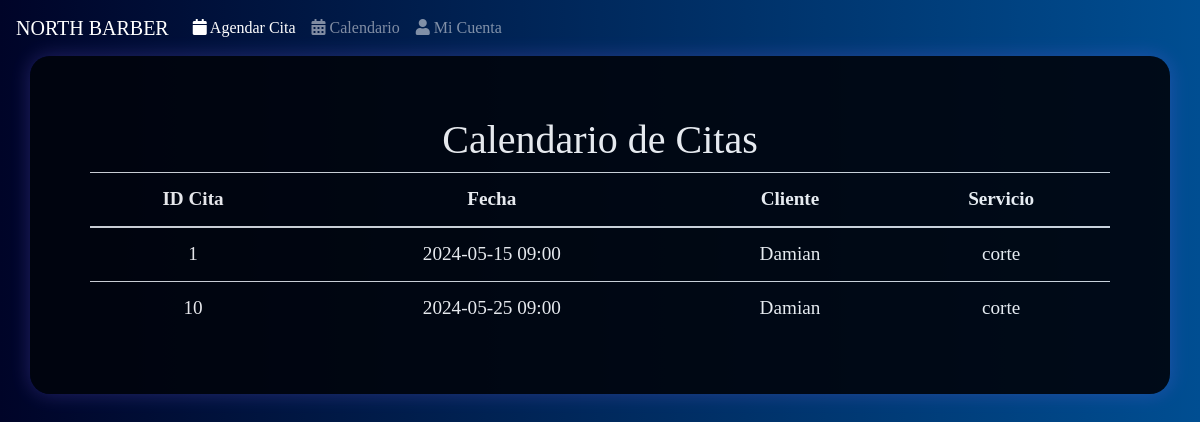
Page /calendario (signed in) on the earlier database version.
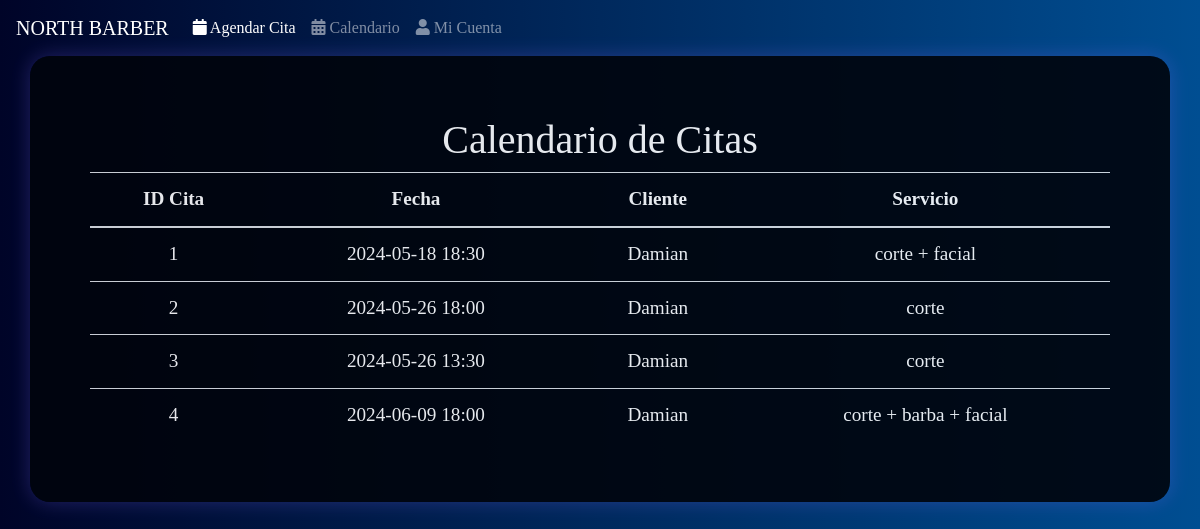
Same page on the later database version.
### tables this page shows
CREATE TABLE "cita" (
    id_cita INTEGER PRIMARY KEY,
    cliente INTEGER NOT NULL,
    barbero INTEGER NOT NULL,
    servicio INTEGER NOT NULL,
    fecha DATETIME NOT NULL,
    estado INTEGER NOT NULL,
    FOREIGN KEY (cliente) REFERENCES cliente(id),
    FOREIGN KEY (barbero) REFERENCES barbero(id),
    FOREIGN KEY (servicio) REFERENCES servicio(id_servicio),
    FOREIGN KEY (estado) REFERENCES estado_cita(id)
);

CREATE TABLE cliente (
    id INTEGER PRIMARY KEY,
    nombre VARCHAR(50) NOT NULL,
    apellidos VARCHAR NOT NULL,
    telefono NUMERIC(28, 10) NOT NULL,
    username VARCHAR(50) NOT NULL,
    "password" VARCHAR(12) NOT NULL,
    tipo_usuario_id INTEGER NOT NULL,
    FOREIGN KEY (tipo_usuario_id) REFERENCES tipo_usuario(id)
);

CREATE TABLE "servicio"(
    id_servicio INTEGER PRIMARY KEY,
    tipo VARCHAR(50) NOT NULL
, duracion INTEGER(50) NOT NULL, precio INTEGER(50) NOT NULL);

### app.py (the view)
    def calendario(self):
        barbero_id = session.get("barbero_id")
        if barbero_id:
            conn = DatabaseManager(self.DATABASE).get_connection()
            cursor = conn.cursor()
            cursor.execute(
                """SELECT cita.id_cita, cita.fecha, cliente.nombre, servicio.tipo
                FROM cita
                INNER JOIN cliente ON cita.cliente = cliente.id
                INNER JOIN servicio ON cita.servicio = servicio.id_servicio
                WHERE cita.barbero = ?""",
                (barbero_id,),
            )
            citas = cursor.fetchall()
            conn.close()
            return render_template("calendario.html", citas=citas)
        else:
            return redirect("/")

### app.py (called while the page is built)
    def get_connection(self):
        db = getattr(g, "_database", None)
        if db is None:
            db = g._database = sqlite3.connect(self.database)
        return db

    def close_connection(self, exception):
        db = getattr(g, "_database", None)
        if db is not None:
            db.close()

    def close_connection(self, exception):
        DatabaseManager(self.DATABASE).close_connection(exception)

### templates/calendario.html (shortened to what this page needs)
<!DOCTYPE html>
<html lang="es">
  <head>
    <link
      href="https://stackpath.bootstrapcdn.com/bootstrap/4.3.1/css/bootstrap.min.css"
      rel="stylesheet"
    />
    <link
      rel="stylesheet"
      href="https://use.fontawesome.com/releases/v5.8.1/css/all.css"
    />
  </head>
  <body>
    <nav class="navbar navbar-expand-lg navbar-dark bg-primary">
      <a class="navbar-brand" href="/barbero_dashboard">NORTH BARBER</a>
      <div class="collapse navbar-collapse" id="navbarNav">
        <ul class="navbar-nav">
          <li class="nav-item active">
            <a class="nav-link" href="/agendar_cita_barbero">
              <i class="fa fa-calendar"></i> Agendar Cita
            </a>
          </li>
          <li class="nav-item">
            <a class="nav-link" href="/calendario">
              <i class="fa fa-calendar-alt"></i> Calendario
            </a>
          </li>
          <li class="nav-item">
            <a class="nav-link" href="/mi_cuenta_barbero">
              <i class="fa fa-user"></i> Mi Cuenta
            </a>
          </li>
        </ul>
      </div>
    </nav>
    <div class="container">
      <h1 class="text-center">Calendario de Citas</h1>
      <table class="table table-striped">
        <thead>
          <tr>
            <th scope="col">ID Cita</th>
            <th scope="col">Fecha</th>
            <th scope="col">Cliente</th>
            <th scope="col">Servicio</th>
          </tr>
        </thead>
        <tbody>
          {% for cita in citas %}
          <tr>
            <td>{{ cita[0] }}</td>
            <td>{{ cita[1] }}</td>
            <td>{{ cita[2] }}</td>
            <td>{{ cita[3] }}</td>
          </tr>
          {% endfor %}
        </tbody>
      </table>
    </div>
  </body>
</html>

### templates/calendario.html (style rules this page uses)
body { background: linear-gradient(to right, #000428, #004e92); color: white; font-family: "Times New Roman", Times, serif; }
.container { font-size: larger; text-align: center; border-radius: 20px; padding: 60px; position: relative; opacity: 0.9; z-index: 2; background: linear-gradient(to bottom, #01040c, #01040c); box-shadow: 0 0 20px rgba(128, 106, 255, 0.3); }
.table { margin: auto; color: white; }
.navbar { background: linear-gradient(to right, #000428, #004e92); }

Differences in the rows shown:
removed cita: id_cita "10", fecha "2024-05-25 09:00", nombre "Damian", tipo "corte"
changed cita id 1: fecha "2024-05-15 09:00" → "2024-05-18 18:30"; tipo "corte" → "corte + facial"
now on this page (row edited): cita: id_cita "2", fecha "2024-05-26 18:00", nombre "Damian", tipo "corte"
now on this page (row edited): cita: id_cita "3", fecha "2024-05-26 13:30", nombre "Damian", tipo "corte"
now on this page (row edited): cita: id_cita "4", fecha "2024-06-09 18:00", nombre "Damian", tipo "corte + barba + facial"
